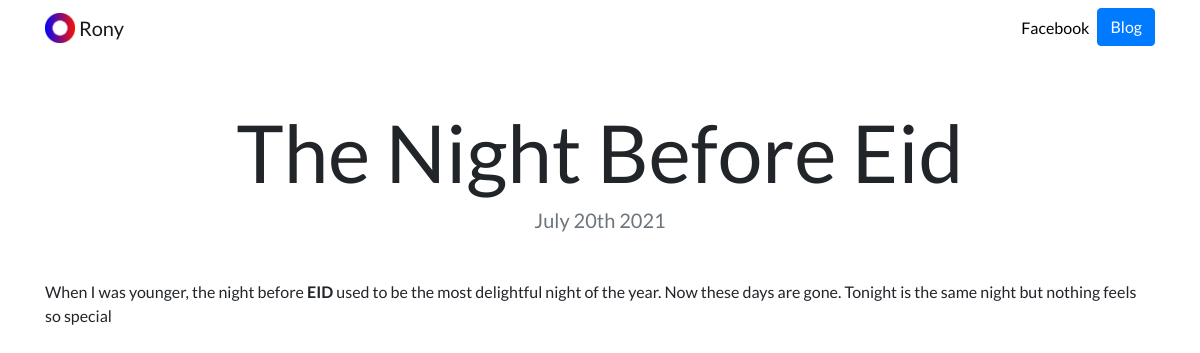
Page /blog/1/ on the committed database.
### blog/models.py (models this page shows, shortened)
class Blog(models.Model):
    blog_title = models.CharField(max_length=150)
    blog_body = models.TextField()
    date = models.DateField()
    blog_url = models.URLField(blank=True)

### blog/views.py (the view)
# urls.py: path('<int:blog_id>/', views.detail, name='detail'),
def detail(request, blog_id):
    blog = get_object_or_404(Blog, pk=blog_id)
    return render(request, 'blogs/full_blog.html', {'blog': blog})

### blog/templates/blogs/full_blog.html
{% extends "portfolio/base.html" %}
{% load static %}
{% block content %}
<h1 class="text-center mt-5" id="blogdetailtitle">{{ blog.blog_title }}</h1>
<h5 class="text-center text-muted mb-5">{{ blog.date|date:'F jS Y' }}</h5>
{{ blog.blog_body|safe }}
{% endblock %}

### portfolio/static/portfolio/custom.css (style rules this page uses)
body { font-family: 'Lato', sans-serif; }
@media (min-width: 992px) { #blogdetailtitle { font-size: 5rem; } }

### rows in the picture
Blog: blog_title "The Night Before Eid", date "July 20th 2021", blog_body "When I was younger, the night before EID used to be the most delightful night of the year. Now these days are gone. Tonight is the same night but nothing feels so special"
